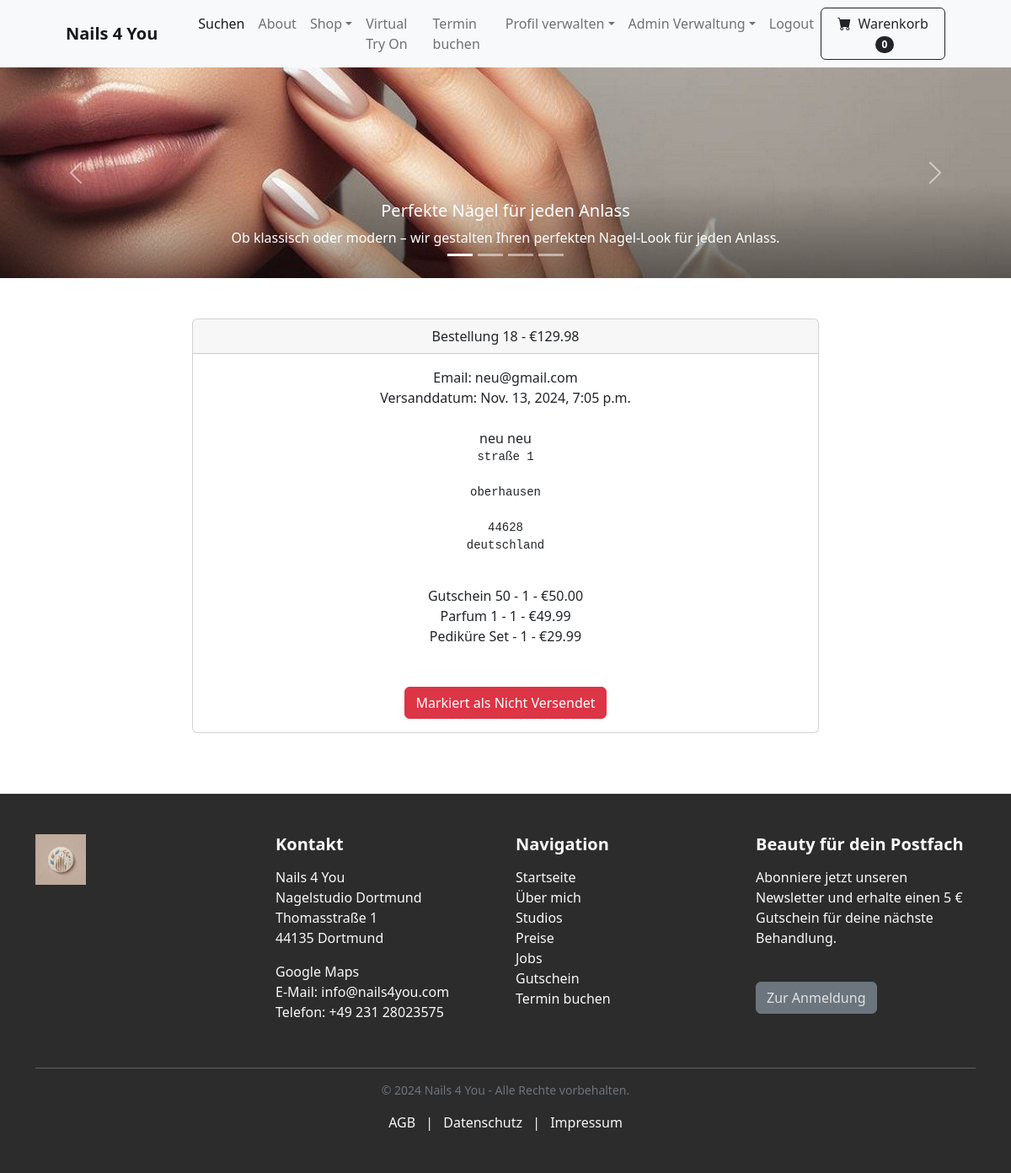
Page /payment/orders/18 (signed in) on the committed database.
### payment/models.py (models this page shows, shortened)
class Order(models.Model):
	user = models.ForeignKey(User, on_delete=models.CASCADE, null=True, blank=True)
	full_name = models.CharField(max_length=250)
	email = models.EmailField(max_length=250)
	shipping_address = models.TextField(max_length=15000)
	amount_paid = models.DecimalField(max_digits=7, decimal_places=2)
	date_ordered = models.DateTimeField(auto_now_add=True)
	shipped = models.BooleanField(default=False)
	date_shipped = models.DateTimeField(blank=True, null=True)
	invoice = models.CharField(max_length=250, null=True, blank=True)
	paid = models.BooleanField(default=False)

class OrderItem(models.Model):
	order = models.ForeignKey(Order, on_delete=models.CASCADE, null=True)
	product = models.ForeignKey(Product, on_delete=models.CASCADE, null=True)
	user = models.ForeignKey(User, on_delete=models.CASCADE, null=True, blank=True)
	quantity = models.PositiveBigIntegerField(default=1)
	price = models.DecimalField(max_digits=7, decimal_places=2)

### nails4you/models.py (models this page shows)
class Product(models.Model):
    name = models.CharField(max_length=200, null=True)
    price = models.DecimalField(max_digits=7, decimal_places=2)
    category = models.ForeignKey(Category, on_delete=models.CASCADE, default=1)
    description = models.CharField(max_length=250, null=True, blank=True, default='')
    image = models.ImageField(null=True, blank=True)
    is_sale = models.BooleanField(default=False)
    sale_price = models.DecimalField(max_digits=7, decimal_places=2, default=0)
    def __str__(self):
        return self.name

### payment/views.py (the view, shortened to what this page needs)
# urls.py: path('orders/<int:pk>', views.orders, name='orders'),
def orders(request, pk):
	if request.user.is_authenticated and request.user.is_superuser:
		order = Order.objects.get(id=pk)
		items = OrderItem.objects.filter(order=pk)
		return render(request, 'payment/orders.html', {"order":order, "items":items})
	else:
		messages.success(request, "Zugriff verweigert")
		return redirect('index')

### cart/cart.py (called while the page is built)
    def __len__(self):
        return len(self.cart)

### cart/context_processors.py (called while the page is built)
def cart(request):
    return {'cart': Cart(request)}

### payment/templates/payment/orders.html (shortened to what this page needs)
{% extends 'base.html' %}
{% block content %}
        <div class="container">
        	<div class="row">
        		<center>
        			<div class="col-8">
        				<br/><br/>
<div class="card">
  <div class="card-header">
    Bestellung {{ order.id}} - €{{order.amount_paid}}
  </div>
  <div class="card-body">
    Email: {{ order.email}}<br/>
    {% if order.date_shipped %}
      Versanddatum: {{ order.date_shipped}}
    {% else %}
     Bestelldatum: {{ order.date_ordered}}
    {% endif %}
    <br/><br/>
    {{ order.full_name }}<br/>
    <pre>{{ order.shipping_address }}
    </pre>
    {% for item in items %}
      {{ item.product }} - {{ item.quantity }} - €{{ item.price }}<br/>
    {% endfor %}
    <br/><br/>
    {% if not order.shipped %}
    <form method="POST">
      {% csrf_token %}
      <input type="hidden" name="shipping_status" value="true">
      <button type="Submit" class="btn btn-success">Markiert als Versendet</button>
    </from>
    {% else %}
    <form method="POST">
      <button type="Submit" class="btn btn-danger">Markiert als Nicht Versendet</button>
    {% endif %}
  </div>
</div>
<br/>
<br/><br/>
        			</div>
        		</center>
        	</div>
        </div>
{% endblock %}

### rows in the picture
Order: id "18", amount_paid "129.98", email "neu@gmail.com", date_shipped "Nov. 13, 2024, 7:05 p.m.", full_name "neu neu", shipping_address "straße 1 oberhausen 44628 deutschland"
OrderItem: product "Gutschein 50", quantity "1", price "50.00"
OrderItem: product "Parfum 1", quantity "1", price "49.99"
OrderItem: product "Pediküre Set", quantity "1", price "29.99"

### other values in the picture
{{ cart|length }} "0"
